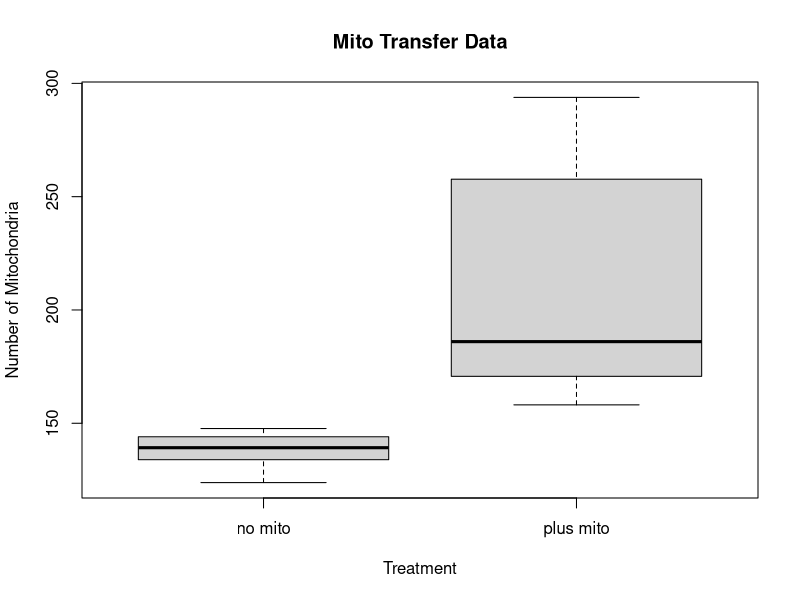

This figure's R source:
## ---- chunk 1
knitr::opts_chunk$set(echo = TRUE)
## ---- chunk 2
# make data
no_mito <- rnorm(6, mean=130, sd=17)
plus_mito <- rnorm(6, mean=230, sd=54)

# put data into a dataframe
Number_of_mitochondria <- c(no_mito,plus_mito)
Treatment_condition <- c(rep("no mito", length(no_mito)),rep("plus mito",length(plus_mito)))
mito_frame <- data.frame(Number_of_mitochondria, Treatment_condition)
print(mito_frame)
## ---- chunk 3
# find mean and standard deviation of no_mito
mean(mito_frame[1:length(no_mito),1])
sd(mito_frame[1:length(no_mito),1])
# find mean and standard deviation of plus_mito
mean(mito_frame[(length(no_mito)+1):(length(no_mito)+length(plus_mito)),1])
sd(mito_frame[(length(no_mito)+1):(length(no_mito)+length(plus_mito)),1])
## ---- chunk 4
# Perform a T-test
stat <- t.test(Number_of_mitochondria ~ Treatment_condition, data = mito_frame)
print(stat$p.value)

#Make a boxplot
boxplot(Number_of_mitochondria~Treatment_condition,data=mito_frame, main="Mito Transfer Data",
        xlab="Treatment", ylab="Number of Mitochondria")
## ---- chunk 5
replicates <- 3:6

for (i in replicates){
  no_mito <- rnorm(i, mean=130, sd=17)
  plus_mito <- rnorm(i, mean=230, sd=54)
  Number_of_mitochondria <- c(no_mito,plus_mito)
  Treatment_condition <- c(rep("no mito", length(no_mito)),rep("plus mito",length(plus_mito)))
  mito_frame <- data.frame(Number_of_mitochondria, Treatment_condition)
  stat <- t.test(Number_of_mitochondria ~ Treatment_condition, data = mito_frame)
  cat("Replicates=",i,"P-value=")
  print(stat$p.value)
}
## ---- chunk 6
mean_dif <- seq(from=10, to=100, by=10)
for (i in mean_dif){
  no_mito <- rnorm(6, mean=130, sd=17)
  plus_mito <- rnorm(6, mean=(130+i), sd=54)
  Number_of_mitochondria <- c(no_mito,plus_mito)
  Treatment_condition <- c(rep("no mito", length(no_mito)),rep("plus mito",length(plus_mito)))
  mito_frame <- data.frame(Number_of_mitochondria, Treatment_condition)
  stat <- t.test(Number_of_mitochondria ~ Treatment_condition, data = mito_frame)
  cat("Mean Difference=",i,"P-value=")
  print(stat$p.value)
}
